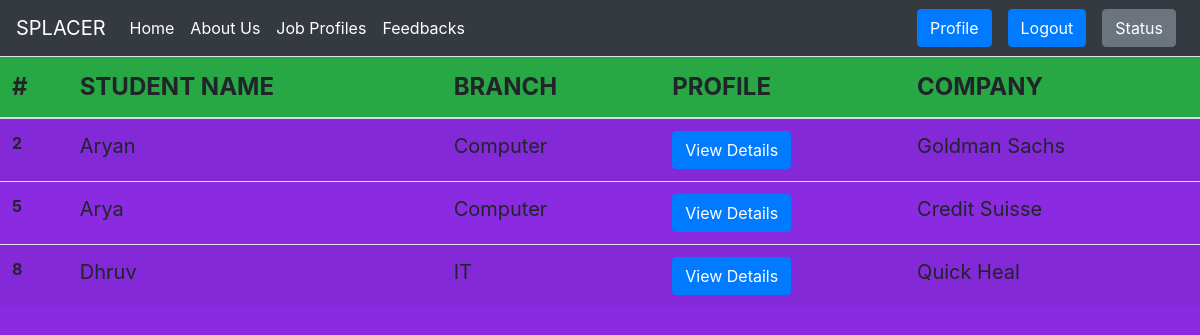
The app's page /viewplacements/ (signed in) with its own data.
### portal/models.py (models this page shows, shortened)
class Application(models.Model):
    Schoices = ((1, 'eligible'), (2, 'not eligible'), (3, 'selected'), (4, 'not selected'), (5, 'applied'), (6, 'not applied'))
    student = models.ForeignKey(Student,  on_delete=models.CASCADE)
    company = models.ForeignKey(Company,  on_delete=models.CASCADE)
    status = models.IntegerField(choices =Schoices, default = 6)
    class Meta:
        unique_together = (("company", "student", ),)

class Student(models.Model):
    choicesy = ((1, 'FY'), (2, 'SY'), (3, 'TY'), (4, 'Btech'))
    user = models.OneToOneField(User, on_delete=models.CASCADE)
    s_id = models.IntegerField(primary_key=True)
    resume = models.FileField(upload_to='uploads/',validators=[FileExtensionValidator(allowed_extensions=['pdf', 'doc', 'docx'])])
    b_id = models.ForeignKey(Branch, null = True, on_delete=models.SET_NULL)
    curr_year = models.IntegerField(choices = choicesy, default = 1)
    curr_sem = models.IntegerField(
        validators=[MinValueValidator(1), MaxValueValidator(8)], default = 1)
    status = models.BooleanField(default=False) #False means not placed
    verify = models.BooleanField(default = False) #False means details not verified

class Branch(models.Model):
    b_id = models.AutoField(primary_key = True)
    b_name = models.CharField(max_length = 150)

class Company(models.Model):
    c_id = models.AutoField(primary_key = True)
    c_name = models.CharField(max_length=150, unique=True)
    address = models.TextField(
        max_length=300, default='', help_text='Please enter your address')
    contact = models.CharField(max_length=10, validators=[MinLengthValidator(
        10), MaxLengthValidator(10)], default='0000000000')
    ctc = models.DecimalField(max_digits=10, decimal_places=2)
    doa = models.DateField(default=datetime.date.today) #date of arrival
    recruitment_details = models.TextField(
        max_length=1000, default='', help_text='Enter recruitment details')
    logo = models.ImageField(default='default.png', upload_to='company_logos/', validators=[
                             FileExtensionValidator(allowed_extensions=['png', 'jpeg', 'jpg'])])

### portal/views.py (the view)
# urls.py: path('viewplacements/', viewplacements, name = 'viewplacements'),
def viewplacements(request):
    apps = Application.objects.filter(status = 3)
    return render(request, 'portal/viewplacements.html', {'apps':apps})

### portal/templates/portal/viewplacements.html (shortened to what this page needs)
{% extends "portal/basic.html" %} {% load crispy_forms_tags %}  {% block body %}
<link rel="stylesheet" href="https://use.fontawesome.com/releases/v5.8.1/css/all.css">
<table class="table table-striped">
    <thead>
        <tr class="bg-success">
            <th scope="col" style="font-size:24px">#</th>
            <th scope="col" style="font-size:24px">STUDENT NAME</th>
            <th scope="col" style="font-size:24px">BRANCH</th>
            <th scope="col" style="font-size:24px">PROFILE</th>
            <th scope="col" style="font-size:24px">COMPANY</th>
        </tr>
    </thead>
    <tbody>
        {% for c in apps %}
        <tr>
            <th scope="row">{{c.student.s_id}}</th>
            <td style="font-size:20px">{{c.student.user.username}}</td>
            <td style="font-size:20px">{{c.student.b_id.b_name}}</td>
            <td>
                <a href="#" class="btn btn-primary">View Details</a>
            </td>
            <td style="font-size:20px">{{c.company.c_name}}</td>
        </tr>
        {% endfor %}
    </tbody>
</table>
{% endblock body %}

### records on screen
Application: student.s_id "2", student.user.username "Aryan", student.b_id.b_name "Computer", company.c_name "Goldman Sachs"
Application: student.s_id "5", student.user.username "Arya", student.b_id.b_name "Computer", company.c_name "Credit Suisse"
Application: student.s_id "8", student.user.username "Dhruv", student.b_id.b_name "IT", company.c_name "Quick Heal"
